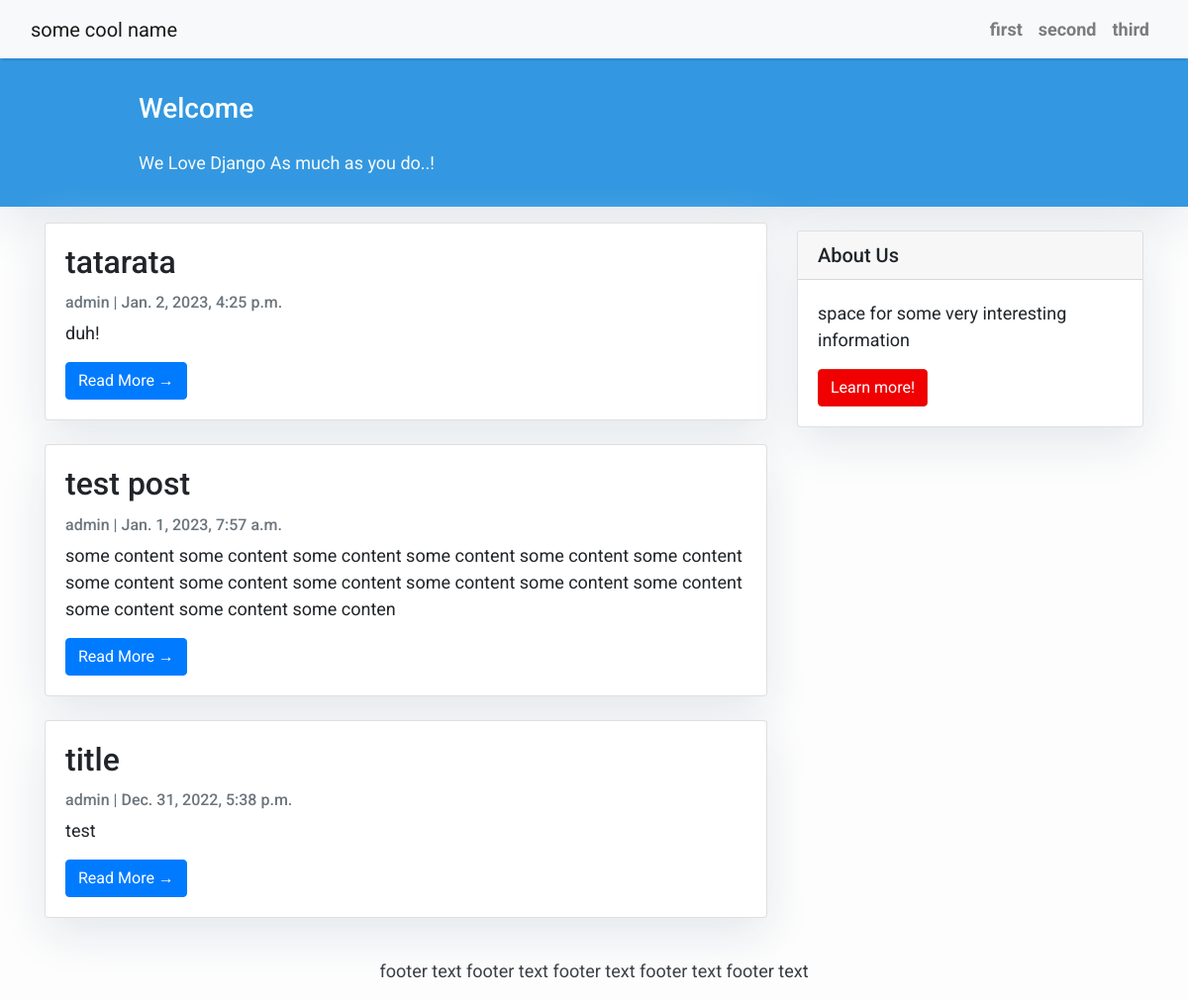
The page / on the database its author committed.
### blog/models.py (models this page shows, shortened)
class Post(models.Model):
    title = models.CharField(max_length=200, unique=True)
    slug = models.SlugField(max_length=200, unique=True)
    author = models.ForeignKey(User, on_delete= models.CASCADE,related_name='blog_posts')
    updated_on = models.DateTimeField(auto_now= True)
    content = models.TextField()
    created_on = models.DateTimeField(auto_now_add=True)
    status = models.IntegerField(choices=STATUS, default=0)
    class Meta:
        ordering = ['-created_on']

### blog/views.py (the view)
# urls.py: path('', views.PostList.as_view(), name='home'),
class PostList(generic.ListView):
    queryset = Post.objects.filter(status=1).order_by('-created_on')
    template_name = 'index.html'

### templates/index.html (shortened to what this page needs)
{% extends "base.html" %}
{% block content %}
<header class="masthead">
    <div class="container">
        <div class="row">
            <div class=" col-md-8 col-md-10 mx-auto">
                <div class="site-heading">
                    <h3 class=" site-heading my-4 mt-3 text-white">Welcome</h3>
                    <p class="text-light">We Love Django As much as you do..! &nbsp
                    </p>
                </div>
            </div>
        </div>
    </div>
</header>
<div class="container">
    <div class="row">
        <div class="col-md-8 mt-3 left">
            {% for post in post_list %}
            <div class="card mb-4">
                <div class="card-body">
                    <h2 class="card-title">{{ post.title }}</h2>
                    <p class="card-text text-muted h6">{{ post.author }} | {{ post.created_on }} </p>
                    <p class="card-text">{{post.content|slice:":200" }}</p>
                    <a href="{% url 'post_detail' post.slug  %}" class="btn btn-primary">Read More &rarr;</a>
                </div>
            </div>
            {% endfor %}
        </div>
        {% block sidebar %} {% include 'sidebar.html' %} {% endblock sidebar %}
    </div>
</div>
{%endblock%}

### templates/base.html (style rules this page uses)
body { font-family: "Roboto", sans-serif; font-size: 17px; background-color: #fdfdfd; }
.masthead { background: #3398E1; height: auto; padding-bottom: 15px; box-shadow: 0 16px 48px #E3E7EB; padding-top: 10px; }

### templates/index.html (style rules this page uses)
body { font-family: "Roboto", sans-serif; font-size: 18px; background-color: #fdfdfd; }
.card { box-shadow: 0 16px 48px #E3E7EB; }

### templates/sidebar.html (style rules this page uses)
.card { box-shadow: 0 16px 48px #E3E7EB; }

### rows shown on the page
Post: title "tatarata", author "admin", created_on "Jan. 2, 2023, 4:25 p.m.", content "duh!"
Post: title "test post", author "admin", created_on "Jan. 1, 2023, 7:57 a.m.", content "some content some content some content some content some content some content some content some content some content some content some content some content some content some content some conten"
Post: title "title", author "admin", created_on "Dec. 31, 2022, 5:38 p.m.", content "test"
